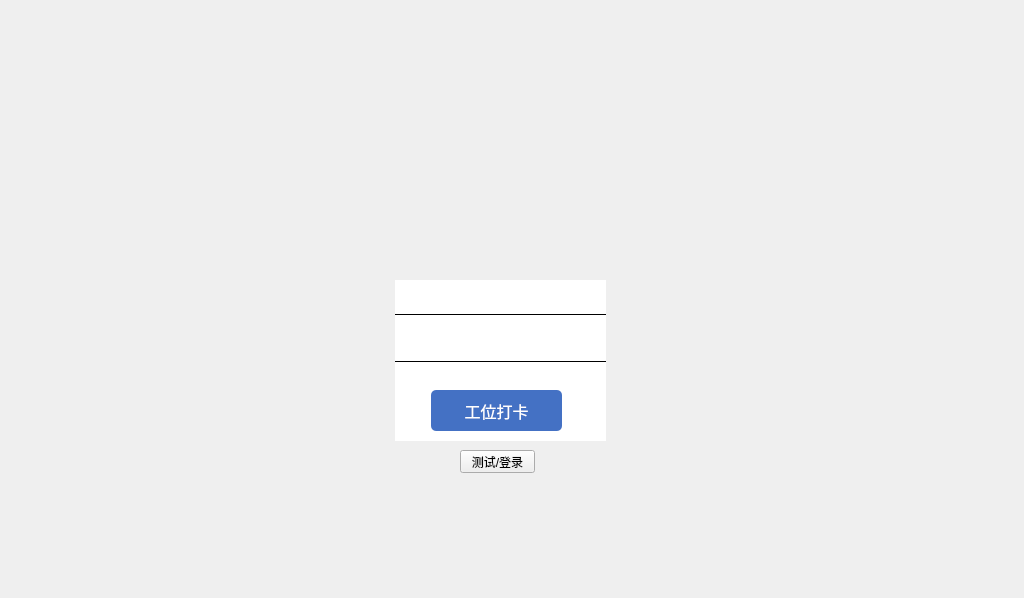
<?xml version="1.0" encoding="UTF-8"?>
<ui version="4.0">
 <class>Login</class>
 <widget class="QWidget" name="Login">
  <property name="geometry">
   <rect>
    <x>0</x>
    <y>0</y>
    <width>1024</width>
    <height>598</height>
   </rect>
  </property>
  <property name="windowTitle">
   <string>Form</string>
  </property>
  <property name="styleSheet">
   <string notr="true">#Login{border-image:url(:/image/login_image.png);}</string>
  </property>
  <widget class="QWidget" name="widget" native="true">
   <property name="geometry">
    <rect>
     <x>395</x>
     <y>280</y>
     <width>211</width>
     <height>161</height>
    </rect>
   </property>
   <property name="font">
    <font>
     <family>微软雅黑</family>
    </font>
   </property>
   <property name="styleSheet">
    <string notr="true">#widget{background-color: rgb(255, 255, 255);}</string>
   </property>
   <widget class="QPushButton" name="pushButton">
    <property name="geometry">
     <rect>
      <x>36</x>
      <y>110</y>
      <width>131</width>
      <height>41</height>
     </rect>
    </property>
    <property name="font">
     <font>
      <family>微软雅黑</family>
      <pointsize>12</pointsize>
     </font>
    </property>
    <property name="styleSheet">
     <string notr="true">QPushButton{color:white;background-color: rgb(68, 113, 196);border-radius:5px}                               QPushButton::pressed{background-color: rgb(142, 170, 220);}</string>
    </property>
    <property name="text">
     <string>工位打卡</string>
    </property>
    <property name="flat">
     <bool>true</bool>
    </property>
   </widget>
   <widget class="QWidget" name="formLayoutWidget">
    <property name="geometry">
     <rect>
      <x>0</x>
      <y>10</y>
      <width>211</width>
      <height>91</height>
     </rect>
    </property>
    <layout class="QFormLayout" name="formLayout">
     <property name="horizontalSpacing">
      <number>0</number>
     </property>
     <property name="verticalSpacing">
      <number>22</number>
     </property>
     <item row="0" column="1">
      <widget class="QLineEdit" name="lineEdit">
       <property name="font">
        <font>
         <family>微软雅黑</family>
         <pointsize>11</pointsize>
        </font>
       </property>
       <property name="styleSheet">
        <string notr="true">QLineEdit{border-top:none;border-left:none;border-bottom:1px solid black}</string>
       </property>
      </widget>
     </item>
     <item row="1" column="1">
      <widget class="QLineEdit" name="lineEdit_2">
       <property name="font">
        <font>
         <family>微软雅黑</family>
         <pointsize>11</pointsize>
        </font>
       </property>
       <property name="styleSheet">
        <string notr="true">QLineEdit{border-top:none;border-left:none;border-bottom:1px solid black}</string>
       </property>
      </widget>
     </item>
    </layout>
   </widget>
  </widget>
  <widget class="QLabel" name="label">
   <property name="geometry">
    <rect>
     <x>430</x>
     <y>120</y>
     <width>131</width>
     <height>141</height>
    </rect>
   </property>
   <property name="styleSheet">
    <string notr="true"/>
   </property>
   <property name="text">
    <string/>
   </property>
  </widget>
  <widget class="QPushButton" name="pushButton_2">
   <property name="geometry">
    <rect>
     <x>460</x>
     <y>450</y>
     <width>75</width>
     <height>23</height>
    </rect>
   </property>
   <property name="text">
    <string>测试/登录</string>
   </property>
  </widget>
 </widget>
 <resources/>
 <connections/>
</ui>
